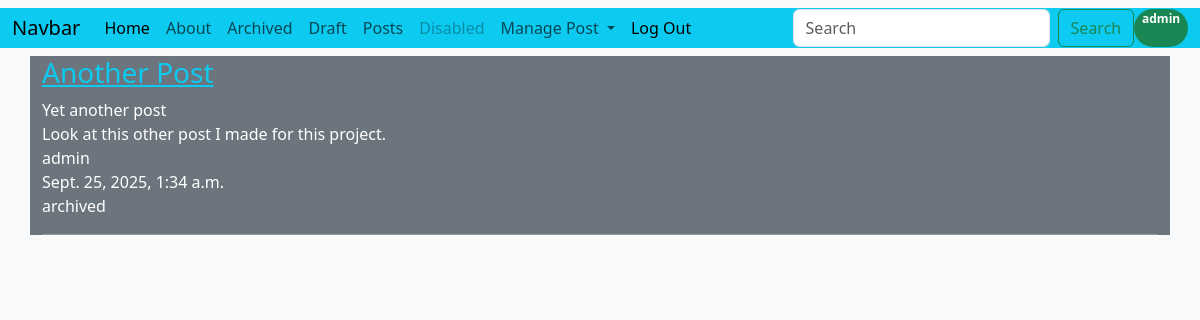
The page /posts/list-archived/ (signed in) on the database its author committed.
### posts/models.py (models this page shows, shortened)
class Post(models.Model):
    title = models.CharField(max_length=128)
    subtitle = models.CharField(max_length=256)
    body = models.TextField()
    author = models.ForeignKey(
        get_user_model(),
        on_delete=models.CASCADE
    )
    created_on = models.DateTimeField(auto_now_add=True)
    status = models.ForeignKey(
        Status,
        on_delete=models.CASCADE
    )
    def __str__(self):
        return self.title

class Status(models.Model):
    name = models.CharField(max_length=128, unique=True)
    description = models.CharField(max_length=256, help_text="Write a description abou the status")
    def __str__(self):
        return self.name

### posts/views.py (the view)
# urls.py: path('list-archived/', PostArchiveListView.as_view(), name='posts_archived'),
class PostArchiveListView(LoginRequiredMixin,ListView):
    template_name = "posts/list-archived.html"
    model = Post
    context_object_name = "archived"
    status = Status.objects.get(name="archived")
    queryset = Post.objects.filter(status=status).order_by("created_on").reverse()
    def get_context_data(self, **kwargs):
        context = super().get_context_data(**kwargs)
        archived_posts = context['archived'].filter(author=self.request.user)
        context['archived'] = archived_posts
        print(archived_posts)
        print(context)
        return context

### templates/posts/list-archived.html (shortened to what this page needs)
{% extends 'base.html' %}
{% block content %}
    <div class="bg-secondary text-white container">
        {% for item in archived %}
        <div class="h3"><a class="text-info h3" href="{% url 'post_detail' item.id %}">{{ item.title }}</a></div>
        <div>{{ item.subtitle }} </div>
        <div>{{ item.body }} </div>
        <div>{{ item.author }} </div>
        <div>{{ item.created_on }} </div>
        <div>{{ item.status }} </div>
        <hr />
        {% endfor %}
    </div>
{% endblock content %}

### templates/navbar.html (shortened to what this page needs)
<nav class="navbar navbar-expand-lg bg-body-tertiary">
  <div class="container-fluid bg-info">
    <a class="navbar-brand" href="{% url 'home' %}">Navbar</a>
    <div class="collapse navbar-collapse" id="navbarSupportedContent">
      <ul class="navbar-nav me-auto mb-2 mb-lg-0">
        <li class="nav-item">
          <a class="nav-link active" aria-current="page" href="{% url 'home' %}">Home</a>
        </li>
        <li class="nav-item">
          <a class="nav-link" href="{% url 'about' %}">About</a>
        </li>
        {% if user.is_authenticated %}
         <li class="nav-item">
          <a class="nav-link" href="{% url 'posts_archived' %}">Archived</a>
        </li>
         <li class="nav-item">
          <a class="nav-link" href="{% url 'posts_draft' %}">Draft</a>
        </li>
         <li class="nav-item">
          <a class="nav-link" href="{% url 'posts' %}">Posts</a>
        </li>
        {% endif %}
        <li class="nav-item">
          <a class="nav-link disabled" aria-disabled="true">Disabled</a>
        </li>
        {% if user.is_authenticated %}
        <li class="nav-item dropdown">
          <a class="nav-link dropdown-toggle" href="#" role="button" data-bs-toggle="dropdown" aria-expanded="false">
            Manage Post
          </a>
        </li>
        <li class="nav-item">
        <form method="post" action="{% url 'logout' %}">
          <input type="submit" value="Log Out" class="nav-link active">
        </form>
        </li>
        {% endif %}
      </ul>
      {% if user.is_authenticated %}
      <form class="d-flex" role="search">
        <input class="form-control me-2" type="search" placeholder="Search" aria-label="Search"/>
        <button class="btn btn-outline-success" type="submit">Search</button>
        <span class="badge rounded-pill text-bg-success">{{ user }}</span>
      {% endif %}
      </form>
    </div>
  </div>
</nav>

### static/css/home.css (style rules this page uses)
body { background-color: rgb(205, 230, 253); }
.container { background-color: rgb(185, 239, 239); }

### rows shown on the page
Post: title "Another Post", subtitle "Yet another post", body "Look at this other post I made for this project.", author "admin", created_on "Sept. 25, 2025, 1:34 a.m.", status "archived"

### other values the page prints
{{ user }} "admin"
